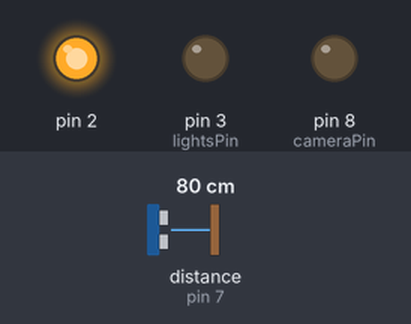
This sketch was run on a simulated Arduino Uno, built with avr-gcc and run on an emulated ATmega328P. On the bench: output pins drawn as LEDs (lit = HIGH). Wiring (inferred from the names in the program): ultrasonic range finder: trigger pin 6; echo pin 7. The test bench sets the inputs (shaded band); at power-on: distance to the obstacle (sensor on pin 7) 80 cm. The echo pulse lasts 58.3 µs per cm; pins used as bus, display or sensor lines are not drawn; what the sketch prints to the serial monitor is not drawn.

Above: at 2.2 s.
2.3 s: distance to the obstacle (sensor on pin 7) set to 33 cm
3.8 s: distance to the obstacle (sensor on pin 7) set to 27 cm
At 4.6 s:
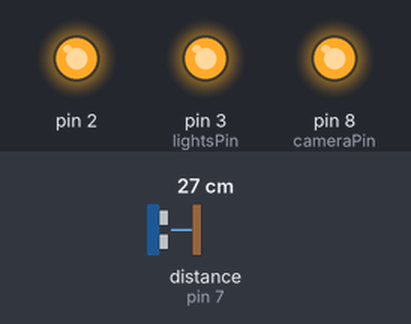
6.8 s: distance to the obstacle (sensor on pin 7) set to 7 cm
9.8 s: distance to the obstacle (sensor on pin 7) set to 4 cm
At 10.1 s:
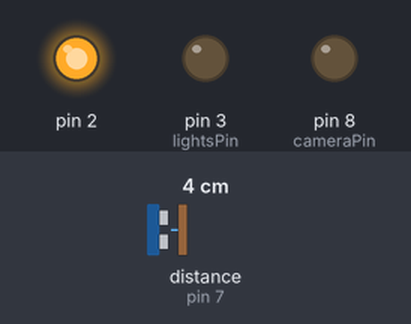
11.3 s: distance to the obstacle (sensor on pin 7) set to 9 cm
At 11.7 s:
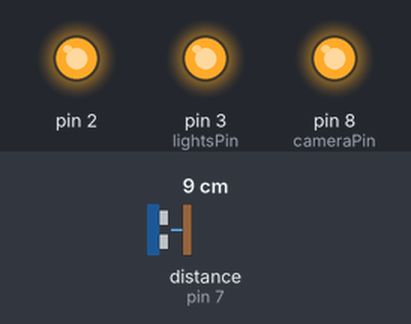
Timing chart, 0 to 14.3 s (numbered marks = the images above; inputs shaded):
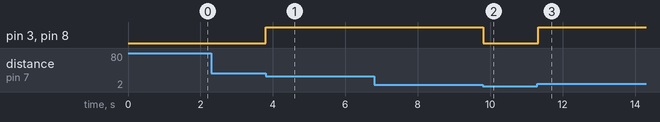

Measured:
- the behaviour switches between 31 and 30 cm on distance to the obstacle (sensor on pin 7) (found by bisection; images 0 and 1)
- the behaviour switches between 6 and 5 cm on distance to the obstacle (sensor on pin 7) (found by bisection; images 1 and 2)
- after the input at 2.3 s, every drawn part: stays the same
- after the input at 3.8 s, pin 3 (lightsPin), pin 8 (cameraPin): LOW → HIGH at once
- after the input at 9.8 s, pin 3 (lightsPin), pin 8 (cameraPin): HIGH → LOW at once
- after the input at 11.3 s, pin 3 (lightsPin), pin 8 (cameraPin): LOW → HIGH at once

The sketch:

us-026.ino
```cpp
const int pingPin = 6;
const int cameraPin = 8;
const int echoPin = 7;
const int lightsPin = 3;
long duration, cm;

void setup() {
  Serial.begin(9600);
  pinMode(pingPin, OUTPUT);
  pinMode(lightsPin, OUTPUT);
  pinMode(cameraPin, OUTPUT);
  pinMode(echoPin, INPUT);
  duration = pulseIn(echoPin, HIGH);
  pinMode(2, OUTPUT);
  digitalWrite(2, HIGH);
}

void loop()
{
digitalWrite(pingPin, LOW);
digitalWrite(cameraPin, LOW);
digitalWrite(lightsPin, LOW);
delayMicroseconds(2);
digitalWrite(pingPin, HIGH);
delayMicroseconds(10);
digitalWrite(pingPin, LOW);
duration = pulseIn(echoPin, HIGH);
cm = microsecondsToCentimeters(duration);

if (cm < 30 && cm > 4) {
    digitalWrite(lightsPin, HIGH);
    digitalWrite(cameraPin, HIGH);
    Serial.print(digitalRead(cameraPin));
    delay(1000);
} else {
    digitalWrite(lightsPin, LOW);
    digitalWrite(cameraPin, LOW);
    Serial.print(digitalRead(cameraPin));
    delay(100);
}
}

long microsecondsToCentimeters(long microseconds)
{
return microseconds / 29 / 2;
}
```
